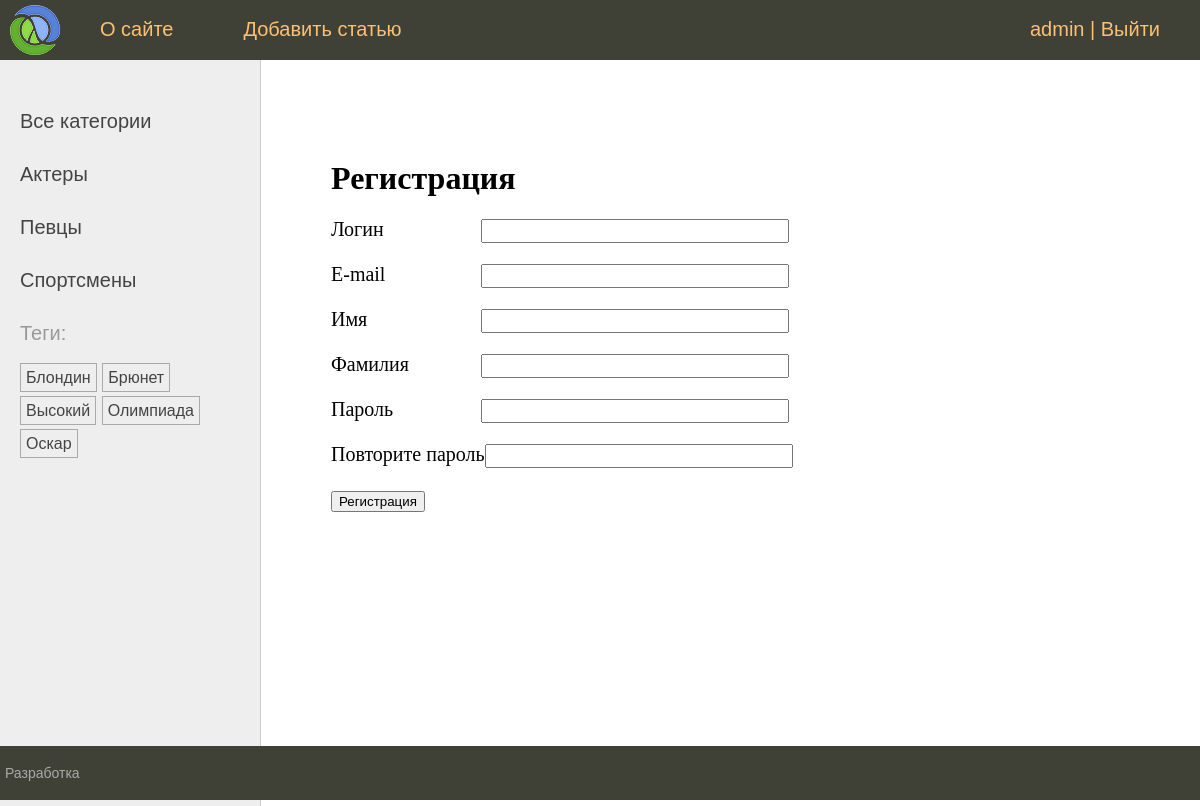
The page /users/register/ (signed in) on the database its author committed.
### users/models.py (models this page shows)
class User(AbstractUser):
    photo = models.ImageField(upload_to='users/%Y/%m/%d/', blank=True, null=True, verbose_name="Фотография")
    date_birth = models.DateTimeField(blank=True, null=True, verbose_name="Дата рождения")

### men/models.py (models this page shows, shortened)
class Category(models.Model):
    name = models.CharField(max_length=100, db_index=True, verbose_name="Категория")
    slug = models.SlugField(max_length=255, unique=True, db_index=True)
    class Meta:
        verbose_name = "Категория"
        verbose_name_plural = "Категории"
    def get_absolute_url(self):
        return reverse('category', kwargs={'cat_slug': self.slug})

class TagPost(models.Model):
    tag = models.CharField(max_length=100, db_index=True)
    slug = models.SlugField(max_length=255, unique=True, db_index=True)
    def get_absolute_url(self):
        return reverse('tag', kwargs={'tag_slug': self.slug})

### users/views.py (the view)
# urls.py: path('register/', views.RegisterUser.as_view(), name='register'),
class RegisterUser(CreateView):
    form_class =  RegisterUserForm
    template_name = 'users/register.html'
    extra_context = {'title': 'Регистрация'}
    success_url = reverse_lazy('users:login')

### users/forms.py (shortened to what this page needs)
class RegisterUserForm(UserCreationForm):
    username = forms.CharField(label='Логин', widget=forms.TextInput(attrs={'class': 'form-input'}))
    password1 = forms.CharField(label='Пароль', widget=forms.PasswordInput(attrs={'class': 'form-input'}))
    password2 = forms.CharField(label='Повторите пароль', widget=forms.PasswordInput(attrs={'class': 'form-input'}))
    class Meta:
        model = get_user_model()
        fields = ['username', 'email', 'first_name', 'last_name', 'password1', 'password2']
        labels = {
            'email': 'E-mail',
            'first_name': 'Имя',
            'last_name': 'Фамилия',
        }
        widgets = {
            'email': forms.TextInput(attrs={'class': 'form-input'}),
            'first_name': forms.TextInput(attrs={'class': 'form-input'}),
            'last_name': forms.TextInput(attrs={'class': 'form-input'})
        }

### men/templatetags/men_tags.py (called while the page is built)
@register.inclusion_tag('men/list_categories.html')
def show_categories(cat_selected=0):
    cats = Category.objects.annotate(total=Count("posts")).filter(total__gt=0)
    return {'cats': cats, 'cat_selected': cat_selected}

@register.inclusion_tag('men/list_tags.html')
def show_all_tags():
    return {'tags': TagPost.objects.annotate(total=Count("tags")).filter(total__gt=0)}

### users/context_processors.py (called while the page is built)
def get_men_context(request):
    return {'mainmenu': menu}

### users/templates/users/register.html (shortened to what this page needs)
{% extends 'base.html' %}
{% block content %}
<h1>Регистрация</h1>
<form method="post">
    {% for f in form %}
    <p><label class="form-label" for="{{ f.id_for_label }}">{{ f.label }}</label>{{ f }}</p>
    {% endfor %}
    <p><button type="submit">Регистрация</button></p>
</form>
{% endblock %}

### templates/base.html (shortened to what this page needs)
{% load static %}
{% load men_tags %}
<!DOCTYPE html>
<html>
<head>
	<link type="text/css" href="{% static 'men/css/styles.css' %}" rel="stylesheet" />
</head>
<body>
<table class="table-page" border=0 cellpadding="0" cellspacing="0">
<tr><td valign=top>
{% block mainmenu %}
		<div class="header">
			<ul id="mainmenu" class="mainmenu">
			<li class="logo"><a href="{% url 'home' %}"><div class="logo"></div></a></li>
{% for m in mainmenu %}
	<li><a href="{% url m.url_name %}">{{m.title}}</a></li>
{% endfor %}
{% if user.is_authenticated %}
	<form id="logoutForm" method="post" action="{% url 'users:logout' %}">
		<li class="last"><a href="{% url 'users:profile' %}">{{ user.username }}</a> | <a href="#" onclick="document.getElementById('logoutForm').submit(); return false;">Выйти</a></li>
	</form>
{% else %}
	<li class="last"><a href="{% url 'users:login' %}">Войти</a> | <a href="{% url 'users:register' %}">Регистрация</a></li>
{% endif %}
			</ul>
		</div>
{% endblock mainmenu %}
<table class="table-content" border=0 cellpadding="0" cellspacing="0">
<tr>
	<td valign="top" class="left-chapters">
	<ul id="leftchapters">
		{% if cat_selected == 0 %}
		<li class="selected">Все категории</li>
		{% else %}
		<li><a href="{% url 'home' %}">Все категории</a></li>
		{% endif %}
		{% show_categories cat_selected %}
		<li>{% show_all_tags %}</li>
	</ul>
</td>
<td valign="top" class="content">
	<div class="content-text">
{% block content %}
{% endblock %}
	</div>
</td></tr></table>
</td></tr>
<tr><td valign=top>
	<div id="footer">
		<p>Разработка</p>
	</div>
</td></tr></table>
</body>
</html>

### men/templates/men/list_categories.html
{% for cat in cats %}
{% if cat.id == cat_selected %}
<li class="selected">{{cat.name}}</li>
{% else %}
<li><a href="{{ cat.get_absolute_url }}">{{cat.name}}</a></li>
{% endif %}
{% endfor %}

### men/templates/men/list_tags.html
{% if tags %}
<p>Теги:</p>
<ul class="tags-list">
    {% for t in tags %}
    <li><a href="{{t.get_absolute_url}}">{{t.tag}}</a></li>
    {% endfor %}
</ul>
{% endif %}

### men/static/men/css/styles.css (style rules this page uses)
html, body { font-family: 'Arial'; margin: 0; padding: 0; height: 100%; width: 100%; color: #444; }
a { color: #0059b2; text-decoration: none; }
.table-page { width: 100%; height: 100%; vertical-align: top; }
.table-page tr { height: 100%; }
.header { background: #3F4137; height: 60px; }
.logo { background: url('../images/logo.png') no-repeat 10px 5px; width: 70px; height: 60px; }
ul.mainmenu { list-style: none; margin: 0; padding: 0; height: 60px; color: #fdc073; font-size: 20px; overflow: hidden; }
ul.mainmenu li { float: left; margin: 18px 40px 0 30px; }
ul.mainmenu li.logo { margin: 0; }
ul.mainmenu li.last { float: right; }
ul.mainmenu li a { color: #fdc073; text-decoration: none; }
.table-content { width: 100%; min-height: 100%; height: 100%; }
.left-chapters { margin: 0; background: #eee; border-right: 1px solid #ccc; }
.left-chapters ul { width: 230px; margin: 0; padding: 20px 10px 10px 20px; list-style: none; font-size: 20px; }
.left-chapters ul li { margin: 30px 0 0 0; color: #999; }
.left-chapters ul li a { color: #444; text-decoration: none; }
ul.tags-list { width: 100%; margin: 0; padding: 0; list-style: none; }
ul.tags-list li { margin: 0; padding: 0 0 10px; display: inline-block; }
ul.tags-list li a { padding: 5px; font-size: 16px; border: 1px solid #aaa; }
.content { padding: 40px 20px 20px 40px; width: 100%; box-sizing: border-box; }
.content-text { margin: 60px 0 0 30px; color: #000; font-size: 20px; font-family: Yandex Sans Display Light; }
.content-text h1 { font-size: 32px; }
#footer { box-sizing: border-box; background: #3F4137; padding: 5px; color: #aaa; font-size: 14px; font-family: Verdana, Geneva, Arial, Helvetica; text-align: left; overflow: hidden; }
.form-input { width: 300px; font-size: 16px; }
.form-label { display: inline-block; min-width: 150px; vertical-align: top; }

### rows shown on the page
User: username "admin"
Category: name "Актеры"
Category: name "Певцы"
Category: name "Спортсмены"
TagPost: tag "Блондин"
TagPost: tag "Брюнет"
TagPost: tag "Высокий"
TagPost: tag "Олимпиада"
TagPost: tag "Оскар"

### other values the page prints
{{ m.title }} "О сайте" "Добавить статью"
{{ f.label }} "Логин" "E-mail" "Имя" "Фамилия" "Пароль" "Повторите пароль"
